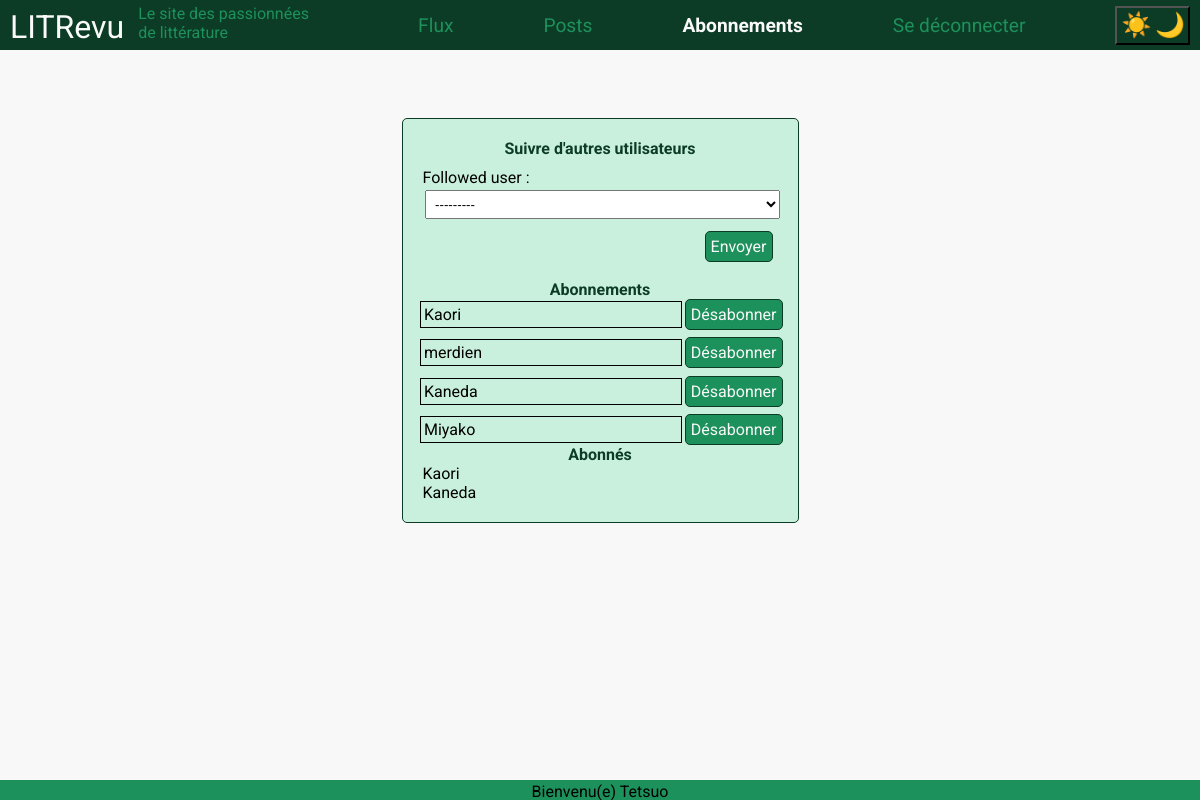
Before: /abonnements/ (signed in) with the older database file.
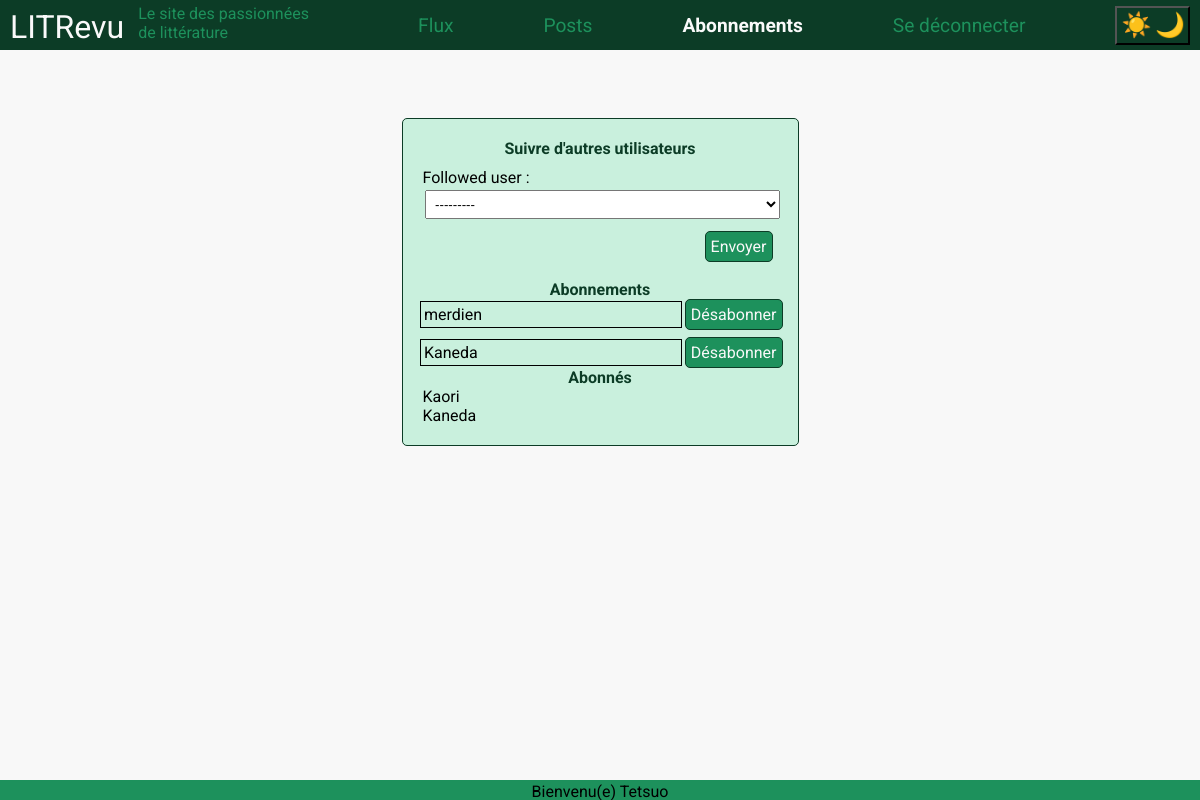
After: the same page with the newer database file.
### authentication/models.py (models this page shows)
class User(AbstractUser):
    CREATOR = 'CREATOR'
    SUBSCRIBER = 'SUBSCRIBER'
    ROLE_CHOICES = (
        (CREATOR, 'Créateur'),
        (SUBSCRIBER, 'Abonné'),
    )
    profile_photo = models.ImageField(verbose_name='Photo de profil')
    role = models.CharField(max_length=30, choices=ROLE_CHOICES, verbose_name='Rôle')
    follows = models.ManyToManyField(
        'self',
        through='UserFollows',
        symmetrical=False,
        related_name='followers'
    )

### authentication/views.py (the view, shortened to what this page needs)
# urls.py: path("abonnements/", authentication.views.abonnements, name="abonnements")
@login_required
def abonnements(request):
    userFollowsAdd_forms = UserFollowerToAddForm(user=request.user)
    userFollowsByMe = request.user.following.all()
    userFollowsByMe_forms = []
    for userFollowByMe in userFollowsByMe:
        formFollow = UserFollowersForm(instance=userFollowByMe)
        userFollowsByMe_forms.append(formFollow)
    userFollowsMe = request.user.followed_by.all()
    return render(request, "authentication/abonnements.html", context={
        "userFollowsAdd_forms": userFollowsAdd_forms,
        "userFollowsByMe_forms": userFollowsByMe_forms,
        "userFollowsMe": userFollowsMe
    })

### authentication/forms.py
class UserFollowerToAddForm(forms.ModelForm):
    add_follower = forms.BooleanField(widget=forms.HiddenInput, initial=True)
    class Meta:
        model = UserFollows
        exclude = ("user",)
    def __init__(self, *args, **kwargs):
        user = kwargs.pop('user', None)
        super(UserFollowerToAddForm, self).__init__(*args, **kwargs)
        if user:
            already_following = user.follows.all().values_list('id', flat=True)
            self.fields['followed_user'].queryset = User.objects.exclude(
                id__in=[user.id] + list(already_following)
            )

### authentication/templatetags/authentication_extras.py (called while the page is built)
@register.simple_tag()
def get_user_follow_display(user_id):
    user = get_object_or_404(User, id=user_id)
    return user.username

### authentication/templates/authentication/abonnements.html (shortened to what this page needs)
{% extends 'base.html' %}
{% load authentication_extras %}
{% block content %}
    <div class="div_form">
        <h2>Suivre d'autres utilisateurs</h2>
        <form action="" method="post" novalidate>
            {{ userFollowsAdd_forms.as_p }}
            <div>
                <input type="submit" value="Envoyer">
            </div>
        </form>
        <h2>Abonnements</h2>
        {% if userFollowsByMe_forms|length == 0 %}
            <p>Aucun abonnement</p>
        {% else %}
            {% for userFollowsByMe_form in userFollowsByMe_forms %}
                <form action="" method="post" novalidate class="subscription__form-no_margin">
                    <div class="subscription">
                        <p>
                            {% get_user_follow_display userFollowsByMe_form.followed_user.value %}
                        </p>
                        <input type="submit" value="Désabonner">
                    </div>
            </form>
            {% endfor %}
        {% endif %}
        <h2>Abonnés</h2>
        {% if userFollowsMe|length == 0 %}
            <p>Aucun abonnés</p>
        {% else %}
            {% for userFollowMe in userFollowsMe%}
                <p>{{ userFollowMe.user }}</p>
            {% endfor %}
        {% endif %}
    </div>
{% endblock content %}

Changed rows visible on the page:
no longer on this page (row edited): User: username "Kaori"
no longer on this page (row unchanged): User: username "Miyako"
Other visible differences:
list line gone: "Désabonner"
